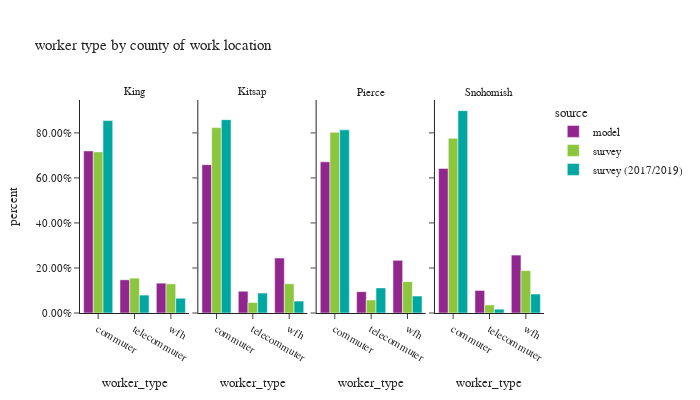

Notebook source saved alongside this figure:
### Code cell
df_worker_count = workers.groupby(['source','CountyName_work','worker_type'])['pdexpfac']. \
    sum().reset_index()
df_worker_count['percent'] = df_worker_count.groupby(['source','CountyName_work'], group_keys=False)['pdexpfac']. \
    apply(lambda x: x / float(x.sum()))

df_worker_count_ct = workers.groupby(['source','CountyName_work','worker_type'])['pdexpfac'].count().reset_index(). \
    rename(columns={'pdexpfac':'sample count'})
df_worker_count = df_worker_count.merge(df_worker_count_ct, on=['source','CountyName_work','worker_type']). \
    rename(columns={'pdexpfac':'total count'})

fig = px.bar(df_worker_count.sort_values(by=['source','CountyName_work']), x='worker_type', y="percent",
             facet_col="CountyName_work", color="source",
             barmode="group",hover_data=['sample count','total count'],
             title="worker type by county of work location")
fig.for_each_annotation(lambda a: a.update(text = a.text.split("=")[-1]))
fig.update_layout(height=400, width=700, font=dict(size=11))
fig.for_each_yaxis(lambda a: a.update(tickformat = ".2%"))
fig.update_xaxes(categoryorder='array', categoryarray= ['commuter','telecommuter','wfh'])
fig.show()

### Figure 1 — Plotly figure (JSON) as saved in the notebook; plotly's stock layout.template omitted (floating-point values rounded to 4 significant figures)
{"data": [{"alignmentgroup": "True", "customdata": [[1029000.0, 1029000.0], [210800.0, 210800.0], [189500.0, 189500.0]], "hovertemplate": "source=model<br>CountyName_work=King<br>worker_type=%{x}<br>percent=%{y}<br>sample count=%{customdata[0]}<br>total count=%{customdata[1]}<extra></extra>", "legendgroup": "model", "marker": {"color": "#91268F", "pattern": {"shape": ""}}, "name": "model", "offsetgroup": "model", "orientation": "v", "showlegend": true, "textposition": "auto", "type": "bar", "x": ["commuter", "telecommuter", "wfh"], "xaxis": "x", "y": [0.72, 0.1474, 0.1326], "yaxis": "y"}, {"alignmentgroup": "True", "customdata": [[79380.0, 79380.0], [11680.0, 11680.0], [29380.0, 29380.0]], "hovertemplate": "source=model<br>CountyName_work=Kitsap<br>worker_type=%{x}<br>percent=%{y}<br>sample count=%{customdata[0]}<br>total count=%{customdata[1]}<extra></extra>", "legendgroup": "model", "marker": {"color": "#91268F", "pattern": {"shape": ""}}, "name": "model", "offsetgroup": "model", "orientation": "v", "showlegend": false, "textposition": "auto", "type": "bar", "x": ["commuter", "telecommuter", "wfh"], "xaxis": "x2", "y": [0.6591, 0.09695, 0.244], "yaxis": "y2"}, {"alignmentgroup": "True", "customdata": [[232500.0, 232500.0], [32880.0, 32880.0], [80980.0, 80980.0]], "hovertemplate": "source=model<br>CountyName_work=Pierce<br>worker_type=%{x}<br>percent=%{y}<br>sample count=%{customdata[0]}<br>total count=%{customdata[1]}<extra></extra>", "legendgroup": "model", "marker": {"color": "#91268F", "pattern": {"shape": ""}}, "name": "model", "offsetgroup": "model", "orientation": "v", "showlegend": false, "textposition": "auto", "type": "bar", "x": ["commuter", "telecommuter", "wfh"], "xaxis": "x3", "y": [0.6713, 0.09493, 0.2338], "yaxis": "y3"}, {"alignmentgroup": "True", "customdata": [[204000.0, 204000.0], [31830.0, 31830.0], [81720.0, 81720.0]], "hovertemplate": "source=model<br>CountyName_work=Snohomish<br>worker_type=%{x}<br>percent=%{y}<br>sample count=%{customdata[0]}<br>total count=%{customdata[1]}<extra></extra>", "legendgroup": "model", "marker": {"color": "#91268F", "pattern": {"shape": ""}}, "name": "model", "offsetgroup": "model", "orientation": "v", "showlegend": false, "textposition": "auto", "type": "bar", "x": ["commuter", "telecommuter", "wfh"], "xaxis": "x4", "y": [0.6424, 0.1002, 0.2574], "yaxis": "y4"}, {"alignmentgroup": "True", "customdata": [[1414.0, 832300.0], [626.0, 180200.0], [567.0, 150400.0]], "hovertemplate": "source=survey<br>CountyName_work=King<br>worker_type=%{x}<br>percent=%{y}<br>sample count=%{customdata[0]}<br>total count=%{customdata[1]}<extra></extra>", "legendgroup": "survey", "marker": {"color": "#8CC63E", "pattern": {"shape": ""}}, "name": "survey", "offsetgroup": "survey", "orientation": "v", "showlegend": true, "textposition": "auto", "type": "bar", "x": ["commuter", "telecommuter", "wfh"], "xaxis": "x", "y": [0.7157, 0.155, 0.1293], "yaxis": "y"}, {"alignmentgroup": "True", "customdata": [[91.0, 79660.0], [12.0, 4504.0], [43.0, 12550.0]], "hovertemplate": "source=survey<br>CountyName_work=Kitsap<br>worker_type=%{x}<br>percent=%{y}<br>sample count=%{customdata[0]}<br>total count=%{customdata[1]}<extra></extra>", "legendgroup": "survey", "marker": {"color": "#8CC63E", "pattern": {"shape": ""}}, "name": "survey", "offsetgroup": "survey", "orientation": "v", "showlegend": false, "textposition": "auto", "type": "bar", "x": ["commuter", "telecommuter", "wfh"], "xaxis": "x2", "y": [0.8236, 0.04657, 0.1298], "yaxis": "y2"}, {"alignmentgroup": "True", "customdata": [[173.0, 225400.0], [28.0, 16270.0], [55.0, 39120.0]], "hovertemplate": "source=survey<br>CountyName_work=Pierce<br>worker_type=%{x}<br>percent=%{y}<br>sample count=%{customdata[0]}<br>total count=%{customdata[1]}<extra></extra>", "legendgroup": "survey", "marker": {"color": "#8CC63E", "pattern": {"shape": ""}}, "name": "survey", "offsetgroup": "survey", "orientation": "v", "showlegend": false, "textposition": "auto", "type": "bar", "x": ["commuter", "telecommuter", "wfh"], "xaxis": "x3", "y": [0.8027, 0.05795, 0.1393], "yaxis": "y3"}, {"alignmentgroup": "True", "customdata": [[196.0, 204800.0], [35.0, 9478.0], [85.0, 49730.0]], "hovertemplate": "source=survey<br>CountyName_work=Snohomish<br>worker_type=%{x}<br>percent=%{y}<br>sample count=%{customdata[0]}<br>total count=%{customdata[1]}<extra></extra>", "legendgroup": "survey", "marker": {"color": "#8CC63E", "pattern": {"shape": ""}}, "name": "survey", "offsetgroup": "survey", "orientation": "v", "showlegend": false, "textposition": "auto", "type": "bar", "x": ["commuter", "telecommuter", "wfh"], "xaxis": "x4", "y": [0.7757, 0.03591, 0.1884], "yaxis": "y4"}, {"alignmentgroup": "True", "customdata": [[4434.0, 737400.0], [279.0, 68650.0], [471.0, 56510.0]], "hovertemplate": "source=survey (2017/2019)<br>CountyName_work=King<br>worker_type=%{x}<br>percent=%{y}<br>sample count=%{customdata[0]}<br>total count=%{customdata[1]}<extra></extra>", "legendgroup": "survey (2017/2019)", "marker": {"color": "#00A7A0", "pattern": {"shape": ""}}, "name": "survey (2017/2019)", "offsetgroup": "survey (2017/2019)", "orientation": "v", "showlegend": true, "textposition": "auto", "type": "bar", "x": ["commuter", "telecommuter", "wfh"], "xaxis": "x", "y": [0.8549, 0.07959, 0.06551], "yaxis": "y"}, {"alignmentgroup": "True", "customdata": [[108.0, 54030.0], [11.0, 5561.0], [25.0, 3319.0]], "hovertemplate": "source=survey (2017/2019)<br>CountyName_work=Kitsap<br>worker_type=%{x}<br>percent=%{y}<br>sample count=%{customdata[0]}<br>total count=%{customdata[1]}<extra></extra>", "legendgroup": "survey (2017/2019)", "marker": {"color": "#00A7A0", "pattern": {"shape": ""}}, "name": "survey (2017/2019)", "offsetgroup": "survey (2017/2019)", "orientation": "v", "showlegend": false, "textposition": "auto", "type": "bar", "x": ["commuter", "telecommuter", "wfh"], "xaxis": "x2", "y": [0.8588, 0.0884, 0.05276], "yaxis": "y2"}, {"alignmentgroup": "True", "customdata": [[310.0, 182600.0], [33.0, 25030.0], [43.0, 16850.0]], "hovertemplate": "source=survey (2017/2019)<br>CountyName_work=Pierce<br>worker_type=%{x}<br>percent=%{y}<br>sample count=%{customdata[0]}<br>total count=%{customdata[1]}<extra></extra>", "legendgroup": "survey (2017/2019)", "marker": {"color": "#00A7A0", "pattern": {"shape": ""}}, "name": "survey (2017/2019)", "offsetgroup": "survey (2017/2019)", "orientation": "v", "showlegend": false, "textposition": "auto", "type": "bar", "x": ["commuter", "telecommuter", "wfh"], "xaxis": "x3", "y": [0.8134, 0.1115, 0.07506], "yaxis": "y3"}, {"alignmentgroup": "True", "customdata": [[330.0, 164900.0], [15.0, 3108.0], [29.0, 15460.0]], "hovertemplate": "source=survey (2017/2019)<br>CountyName_work=Snohomish<br>worker_type=%{x}<br>percent=%{y}<br>sample count=%{customdata[0]}<br>total count=%{customdata[1]}<extra></extra>", "legendgroup": "survey (2017/2019)", "marker": {"color": "#00A7A0", "pattern": {"shape": ""}}, "name": "survey (2017/2019)", "offsetgroup": "survey (2017/2019)", "orientation": "v", "showlegend": false, "textposition": "auto", "type": "bar", "x": ["commuter", "telecommuter", "wfh"], "xaxis": "x4", "y": [0.8988, 0.01694, 0.08422], "yaxis": "y4"}], "layout": {"annotations": [{"font": {}, "showarrow": false, "text": "King", "x": 0.1175, "xanchor": "center", "xref": "paper", "y": 1.0, "yanchor": "bottom", "yref": "paper"}, {"font": {}, "showarrow": false, "text": "Kitsap", "x": 0.3725, "xanchor": "center", "xref": "paper", "y": 1.0, "yanchor": "bottom", "yref": "paper"}, {"font": {}, "showarrow": false, "text": "Pierce", "x": 0.6275, "xanchor": "center", "xref": "paper", "y": 1.0, "yanchor": "bottom", "yref": "paper"}, {"font": {}, "showarrow": false, "text": "Snohomish", "x": 0.8825, "xanchor": "center", "xref": "paper", "y": 1.0, "yanchor": "bottom", "yref": "paper"}], "barmode": "group", "font": {"size": 11}, "height": 400, "legend": {"title": {"text": "source"}, "tracegroupgap": 0}, "title": {"text": "worker type by county of work location"}, "width": 700, "xaxis": {"anchor": "y", "categoryarray": ["commuter", "telecommuter", "wfh"], "categoryorder": "array", "domain": [0.0, 0.235], "title": {"text": "worker_type"}}, "xaxis2": {"anchor": "y2", "categoryarray": ["commuter", "telecommuter", "wfh"], "categoryorder": "array", "domain": [0.255, 0.49], "matches": "x", "title": {"text": "worker_type"}}, "xaxis3": {"anchor": "y3", "categoryarray": ["commuter", "telecommuter", "wfh"], "categoryorder": "array", "domain": [0.51, 0.745], "matches": "x", "title": {"text": "worker_type"}}, "xaxis4": {"anchor": "y4", "categoryarray": ["commuter", "telecommuter", "wfh"], "categoryorder": "array", "domain": [0.765, 1.0], "matches": "x", "title": {"text": "worker_type"}}, "yaxis": {"anchor": "x", "domain": [0.0, 1.0], "tickformat": ".2%", "title": {"text": "percent"}}, "yaxis2": {"anchor": "x2", "domain": [0.0, 1.0], "matches": "y", "showticklabels": false, "tickformat": ".2%"}, "yaxis3": {"anchor": "x3", "domain": [0.0, 1.0], "matches": "y", "showticklabels": false, "tickformat": ".2%"}, "yaxis4": {"anchor": "x4", "domain": [0.0, 1.0], "matches": "y", "showticklabels": false, "tickformat": ".2%"}}}
